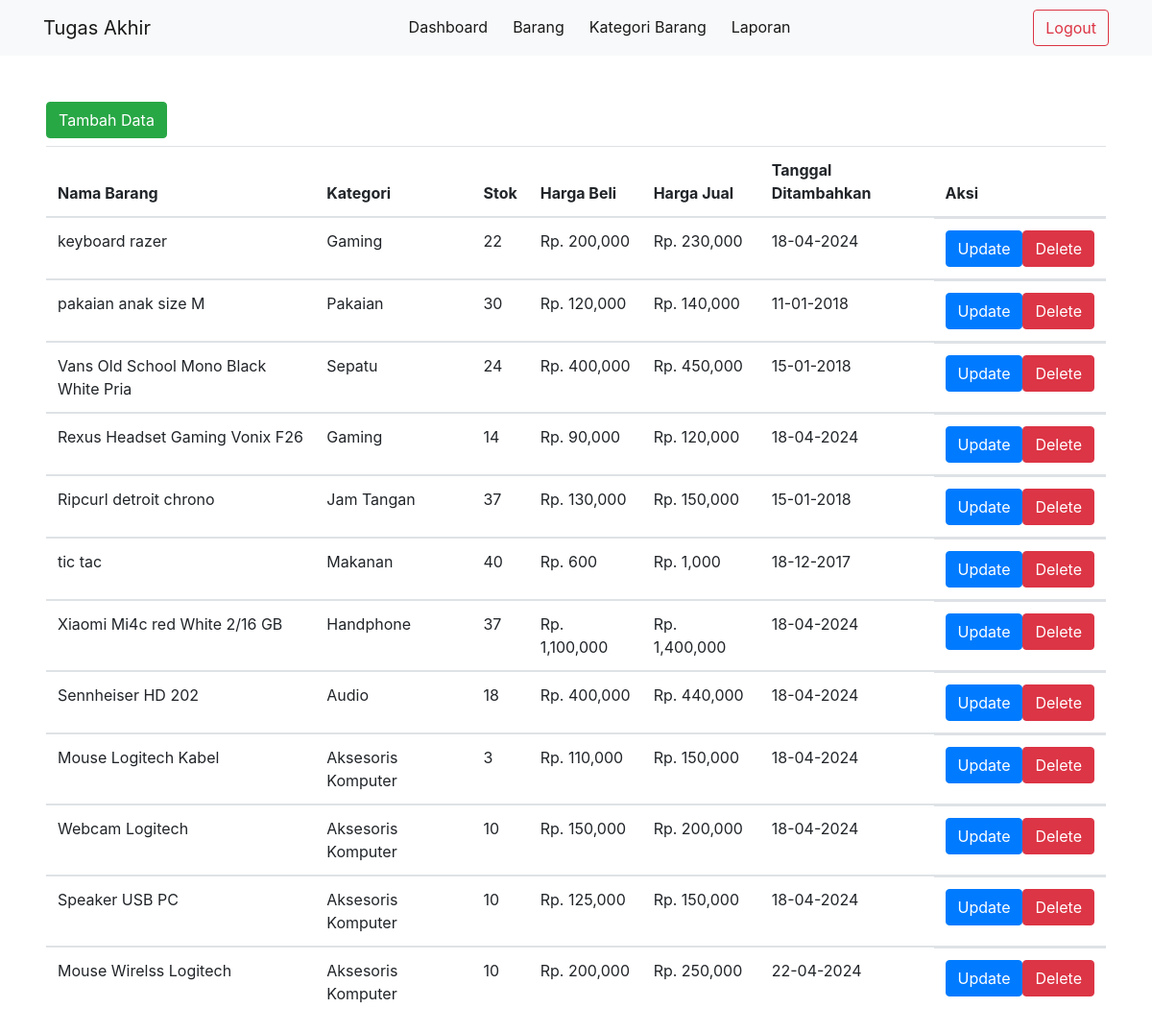
The app's page /api/barang.php (signed in) with its own data.
### tables this page shows
CREATE TABLE `barang` (
  `id_barang` int(11) NOT NULL,
  `nama_barang` varchar(100) NOT NULL,
  `id_kategori` int(11) NOT NULL,
  `stok` int(11) NOT NULL,
  `harga_beli` varchar(100) NOT NULL,
  `harga_jual` varchar(100) NOT NULL,
  `date_added` timestamp NOT NULL DEFAULT CURRENT_TIMESTAMP ON UPDATE CURRENT_TIMESTAMP
);

CREATE TABLE `kategori` (
  `id_kategori` int(11) NOT NULL,
  `nama_kategori` varchar(100) NOT NULL
);

### api/koneksi.php (called while the page is built, shortened)
<?php
$conn = mysqli_connect("brrdgjokzyge4vxghosm-mysql.services.clever-cloud.com", "uwytcerkmuanavy0", "W88X2w3V9psK1hBlXKun", "brrdgjokzyge4vxghosm", 3306, );
function getData($data)
{
    global $conn;
    $rows = [];
    $query = mysqli_query($conn, $data);
    while ($row = mysqli_fetch_assoc($query)) {
        $rows[] = $row;
    }
    return $rows;
}

### api/barang.php (the view, shortened to what this page needs)
<!DOCTYPE html>
<html lang="en">
<?php
require 'koneksi.php';
$barang = getData('SELECT * , nama_kategori FROM barang inner join kategori on kategori.id_kategori = kategori.id_kategori  where kategori.id_kategori=barang.id_kategori');
?>
<head>
    <link rel="stylesheet" href="https://cdn.jsdelivr.net/npm/bootstrap@4.3.1/dist/css/bootstrap.min.css">
</head>
<body>
    <nav class="navbar navbar-expand-lg navbar-light bg-light">
        <div class="container">
            <a class="navbar-brand" href="#">Tugas Akhir</a>
            <div class="collapse navbar-collapse justify-content-center" id="navbarNav">
                <ul class="navbar-nav">
                    <li class="nav-item active">
                        <a class="nav-link" href="./home.php">Dashboard <span class="sr-only">(current)</span></a>
                    </li>
                    <li class="nav-item active">
                        <a class="nav-link" href="./barang.php">Barang <span class="sr-only">(current)</span></a>
                    </li>
                    <li class="nav-item active">
                        <a class="nav-link" href="./kategori_barang.php">Kategori Barang <span class="sr-only">(current)</span></a>
                    </li>
                    <li class="nav-item active">
                        <a class="nav-link" href="laporan.php">Laporan <span class="sr-only">(current)</span></a>
                    </li>
                </ul>
            </div>
            <div class="ml-auto">
                <a href="logout.php" class="btn btn-outline-danger">Logout</a>
            </div>
        </div>
    </nav>
    <div class="mx-5 mt-5">
        <a href="tambah_barang.php">
            <button type="button" class="btn btn-success">Tambah Data</button>
        </a>
    </div>
    <div class="mx-5 mt-2">
        <table class="table table-hover">
            <thead>
                <tr>
                    <th>Nama Barang <i class="fa fa-sort"></i></th>
                    <th>Kategori <i class="fa fa-sort"></i></th>
                    <th>Stok</th>
                    <th>Harga Beli</th>
                    <th>Harga Jual</th>
                    <th>Tanggal Ditambahkan</th>
                    <th>Aksi</th>
                </tr>
            </thead>
            <?php foreach ($barang as $b) : ?>
                <tbody>
                    <tr>
                        <td><?= $b['nama_barang'] ?></td>
                        <td><?= $b['nama_kategori'] ?></td>
                        <td><?= $b['stok'] ?></td>
                        <td>Rp. <?= number_format($b['harga_beli']) ?></td>
                        <td>Rp. <?= number_format($b['harga_jual']) ?></td>
                        <td><?= date("d-m-Y", strtotime($b['date_added'])) ?></td>
                        <td class="d-flex">
                            <a href="./update_barang.php?id=<?= $b['id_barang'] ?>" class="btn btn-primary">Update</a>
                            <a href="./delete_barang.php?id=<?= $b['id_barang'] ?>" class="btn btn-danger">Delete</a>
                        </td>
                    </tr>
                </tbody>
            <?php endforeach; ?>
        </table>
    </div>
</body>
</html>

### api/barang.php (style rules this page uses)
.navbar-nav .nav-item { border-bottom: 2px solid transparent; margin-right: 10px; }
.navbar-nav .nav-item:last-child { margin-right: 0; }

### records on screen
barang: nama_barang "keyboard razer", id_kategori.nama_kategori "Gaming", stok "22", harga_beli "200,000", harga_jual "230,000", date_added "18-04-2024"
barang: nama_barang "pakaian anak size M", id_kategori.nama_kategori "Pakaian", stok "30", harga_beli "120,000", harga_jual "140,000", date_added "11-01-2018"
barang: nama_barang "Vans Old School Mono Black White Pria", id_kategori.nama_kategori "Sepatu", stok "24", harga_beli "400,000", harga_jual "450,000", date_added "15-01-2018"
barang: nama_barang "Rexus Headset Gaming Vonix F26", id_kategori.nama_kategori "Gaming", stok "14", harga_beli "90,000", harga_jual "120,000", date_added "18-04-2024"
barang: nama_barang "Ripcurl detroit chrono", id_kategori.nama_kategori "Jam Tangan", stok "37", harga_beli "130,000", harga_jual "150,000", date_added "15-01-2018"
barang: nama_barang "tic tac", id_kategori.nama_kategori "Makanan", stok "40", harga_beli "600", harga_jual "1,000", date_added "18-12-2017"
barang: nama_barang "Xiaomi Mi4c red White 2/16 GB", id_kategori.nama_kategori "Handphone", stok "37", harga_beli "1,100,000", harga_jual "1,400,000", date_added "18-04-2024"
barang: nama_barang "Sennheiser HD 202", id_kategori.nama_kategori "Audio", stok "18", harga_beli "400,000", harga_jual "440,000", date_added "18-04-2024"
barang: nama_barang "Mouse Logitech Kabel", id_kategori.nama_kategori "Aksesoris Komputer", stok "3", harga_beli "110,000", harga_jual "150,000", date_added "18-04-2024"
barang: nama_barang "Webcam Logitech", id_kategori.nama_kategori "Aksesoris Komputer", stok "10", harga_beli "150,000", harga_jual "200,000", date_added "18-04-2024"
barang: nama_barang "Speaker USB PC", id_kategori.nama_kategori "Aksesoris Komputer", stok "10", harga_beli "125,000", harga_jual "150,000", date_added "18-04-2024"
barang: nama_barang "Mouse Wirelss Logitech", id_kategori.nama_kategori "Aksesoris Komputer", stok "10", harga_beli "200,000", harga_jual "250,000", date_added "22-04-2024"
